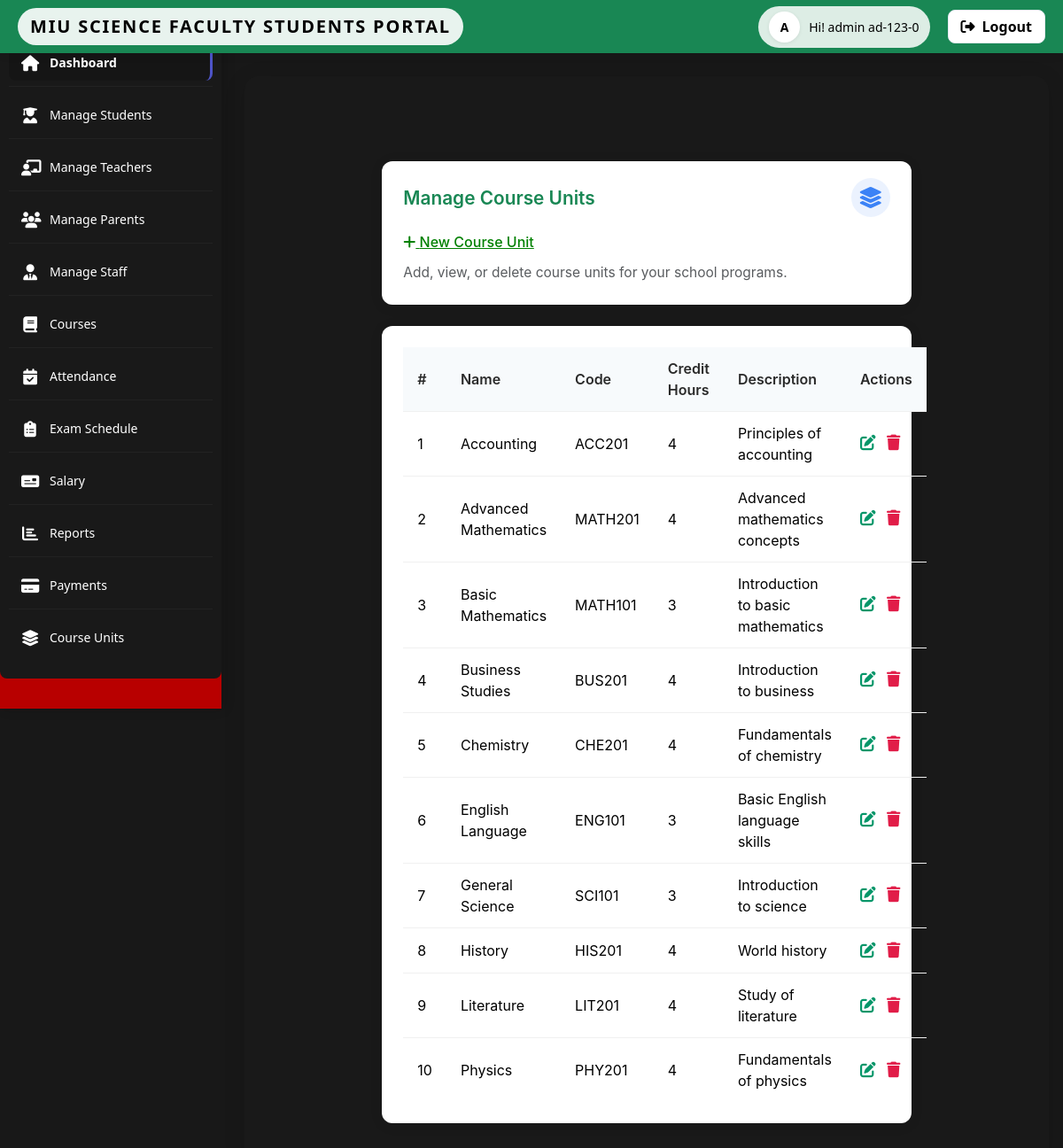
Page /admin/courseUnit.php (signed in) on the committed database.
### tables this page shows
CREATE TABLE IF NOT EXISTS `course_units` (
  `id` varchar(20) NOT NULL,
  `name` varchar(100) NOT NULL,
  `code` varchar(20) NOT NULL,
  `credit_hours` int(2) NOT NULL,
  `description` text,
  `program_id` varchar(20) DEFAULT NULL
);

### admin/courseUnit.php (the view, shortened to what this page needs)
<?php
include_once('../../service/mysqlcon.php');
$units = [];
$res = $mysqli->query("SELECT id, name, code, credit_hours, description FROM course_units ORDER BY name ASC");
if ($res) {
    while ($row = $res->fetch_assoc()) {
        $units[] = $row;
    }
}
?>
<!DOCTYPE html>
<html lang="en">
<head>
    <link rel="stylesheet" href="css/admin.css">
    <link rel="stylesheet" href="https://cdn.jsdelivr.net/npm/bootstrap@5.3.2/dist/css/bootstrap.min.css">
    <link rel="stylesheet" href="https://cdnjs.cloudflare.com/ajax/libs/font-awesome/6.4.0/css/all.min.css">
    <link rel="stylesheet" href="../../source/CSS/style.css">
    <link rel="stylesheet" href="https://cdnjs.cloudflare.com/ajax/libs/font-awesome/6.4.0/css/all.min.css">
</head>
<body>
    <?php include_once('includes/topbar.php'); ?>
    <?php include_once('includes/sidebar.php'); ?>
    <main class="main-content container py-5" id="mainContent">
        <div class="row justify-content-center">
            <div class="col-12 col-md-10 col-lg-8">
                <div class="card courses-card">
                    <div class="courses-card-header">
                        <div class="courses-card-title text-success">Manage Course Units</div>
                        <div class="courses-card-icon">
                            <i class="fas fa-layer-group"></i>
                        </div>
                    </div>
                    <div class="courses-card-body">
                        <div class="courses-actions">
                            <a class="courses-action-link" style="text-decoration: underline; color: green;" href="addCourseUnit.php"><i class="fas fa-plus"></i> New Course Unit</a>
                        </div>
                        <div class="courses-card-desc text-muted color:green;">Add, view, or delete course units for your school programs.</div>
                    </div>
                </div>
                <div class="courses-table-container mt-4">
                    <table class="courses-table">
                        <thead>
                            <tr>
                                <th>#</th>
                                <th>Name</th>
                                <th>Code</th>
                                <th>Credit Hours</th>
                                <th>Description</th>
                                <th>Actions</th>
                            </tr>
                        </thead>
                        <tbody>
                        <?php if (count($units) === 0): ?>
                            <tr><td colspan="6" style="text-align:center; color:#888;">No course units found.</td></tr>
                        <?php else: ?>
                            <?php foreach ($units as $i => $unit): ?>
                                <tr>
                                    <td><?= $i+1 ?></td>
                                    <td><?= htmlspecialchars($unit['name']) ?></td>
                                    <td><?= htmlspecialchars($unit['code']) ?></td>
                                    <td><?= htmlspecialchars($unit['credit_hours']) ?></td>
                                    <td><?= htmlspecialchars($unit['description']) ?></td>
                                    <td>
                                        <a href="?edit=<?= $unit['id'] ?>" class="action-btn edit" title="Edit"><i class="fas fa-edit"></i></a>
                                        <a href="?delete=<?= $unit['id'] ?>" class="action-btn delete" title="Delete" onclick="return confirm('Are you sure you want to delete this course unit?');"><i class="fas fa-trash"></i></a>
                                    </td>
                                </tr>
                            <?php endforeach; ?>
                        <?php endif; ?>
                        </tbody>
                    </table>
                </div>
            </div>
        </div>
    </main>
</body>
</html>

### admin/css/admin.css (style rules this page uses)
:root { --primary: #4e54c8; --primary-dark: #3f43a9; --secondary: #8f94fb; --text-primary: #2d3748; --text-secondary: #718096; --bg-light: #f7fafc; --white: #ffffff; --gray-100: #f7fafc; --gray-200: #edf2f7; --gray-300: #e2e8f0; --gray-400: #cbd5e0; --shadow-sm: 0 1px 2px 0 rgba(0, 0, 0, 0.05); --shadow: 0 4px 6px -1px rgba(0, 0, 0, 0.1), 0 2px 4px -1px rgba(0, 0, 0, 0.06); --shadow-md: 0 10px 15px -3px rgba(0, 0, 0, 0.1), 0 4px 6px -2px rgba(0, 0, 0, 0.05); --radius: 8px; --radius-lg: 12px; --transition: all 0.3s ease; }
* { margin: 0; padding: 0; box-sizing: border-box; }
body { font-family: 'Inter', sans-serif; background: var(--bg-light); color: var(--text-primary); line-height: 1.5; overflow-x: hidden; }
.main-content { margin-top: 70px; margin-left: 260px; padding: 24px; transition: var(--transition); }

### source/CSS/style.css (style rules this page uses)
body { background-color: #111; color: #f5f5f5; font-family: 'Inter', Arial, sans-serif; }
.main-content { padding: 2.5rem 2rem; max-width: 1100px; margin: 0 auto; background: #191919; border-radius: 16px; box-shadow: 0 4px 24px rgba(0,0,0,0.12); }

### index.css (style rules this page uses)
:root { --red: #e63946; --red-dark: #b71c1c; --green: #2ecc71; --green-dark: #27ae60; --black: #000000; --black-dark: #222222; --white: #ffffff; --gray-light: #f7fafc; --gray-medium: #e2e8f0; --bg-light: var(--white); --bg-dark: #181818; --shadow-sm: 0 1px 2px rgba(0, 0, 0, 0.05); --shadow-md: 0 10px 15px rgba(0, 0, 0, 0.1); --radius: 12px; --radius-lg: 16px; --transition: all 0.3s ease; background: var(--miu-green); }
* { margin: 0; padding: 0; box-sizing: border-box; }
body { font-family: 'Inter', sans-serif; background: var(--bg-dark); color: var(--black); min-height: 100vh; display: flex; align-items: center; justify-content: center; padding: 16px; line-height: 1.5; transition: background 0.3s ease, color 0.3s ease; }

### admin/courseUnit.php (style rules this page uses)
.courses-card { border-radius: 12px; box-shadow: 0 2px 16px rgba(0,0,0,0.07); border: none; margin-top: 48px; background: #fff; }
.courses-card-header { display: flex; align-items: center; justify-content: space-between; padding: 1.2rem 1.5rem 0.5rem 1.5rem; }
.courses-card-title { font-size: 1.3rem; font-weight: 600; color: #2a2a2a; }
.courses-card-icon { background: rgba(59, 130, 246, 0.1); color: #3b82f6; border-radius: 50%; width: 44px; height: 44px; display: flex; align-items: center; justify-content: center; font-size: 1.5rem; }
.courses-card-body { padding: 0.5rem 1.5rem 1.5rem 1.5rem; }
.courses-actions { display: flex; gap: 1.2rem; flex-wrap: wrap; margin-bottom: 0.7rem; }
.courses-action-link { color: #2563eb; font-weight: 500; text-decoration: none; transition: color 0.2s; }
.courses-card-desc { color: #666; font-size: 0.97rem; }
.courses-table-container { margin-top: 2.5rem; background: #fff; border-radius: 12px; box-shadow: 0 2px 16px rgba(0,0,0,0.07); padding: 1.5rem; }
.courses-table { width: 100%; border-collapse: collapse; margin-bottom: 0; }
.courses-table th, .courses-table td { padding: 0.75rem 1rem; border-bottom: 1px solid #f0f0f0; text-align: left; }
.courses-table th { background: #f7fafc; font-weight: 600; color: #2a2a2a; }
.courses-table tr:last-child td { border-bottom: none; }
.action-btn { border: none; background: none; color: #2563eb; font-size: 1.1rem; cursor: pointer; margin-right: 0.5rem; transition: color 0.2s; }
.action-btn.delete { color: #e11d48; }
.action-btn.edit { color: #059669; }
.main-content { margin-top: 70px; margin-left: 260px; padding: 0; transition: margin-left 0.3s; }

### rows in the picture
course_units: name "Accounting", code "ACC201", credit_hours "4", description "Principles of accounting"
course_units: name "Advanced Mathematics", code "MATH201", credit_hours "4", description "Advanced mathematics concepts"
course_units: name "Basic Mathematics", code "MATH101", credit_hours "3", description "Introduction to basic mathematics"
course_units: name "Business Studies", code "BUS201", credit_hours "4", description "Introduction to business"
course_units: name "Chemistry", code "CHE201", credit_hours "4", description "Fundamentals of chemistry"
course_units: name "English Language", code "ENG101", credit_hours "3", description "Basic English language skills"
course_units: name "General Science", code "SCI101", credit_hours "3", description "Introduction to science"
course_units: name "History", code "HIS201", credit_hours "4", description "World history"
course_units: name "Literature", code "LIT201", credit_hours "4", description "Study of literature"
course_units: name "Physics", code "PHY201", credit_hours "4", description "Fundamentals of physics"

### other values in the picture
$check "ad-123-0"
